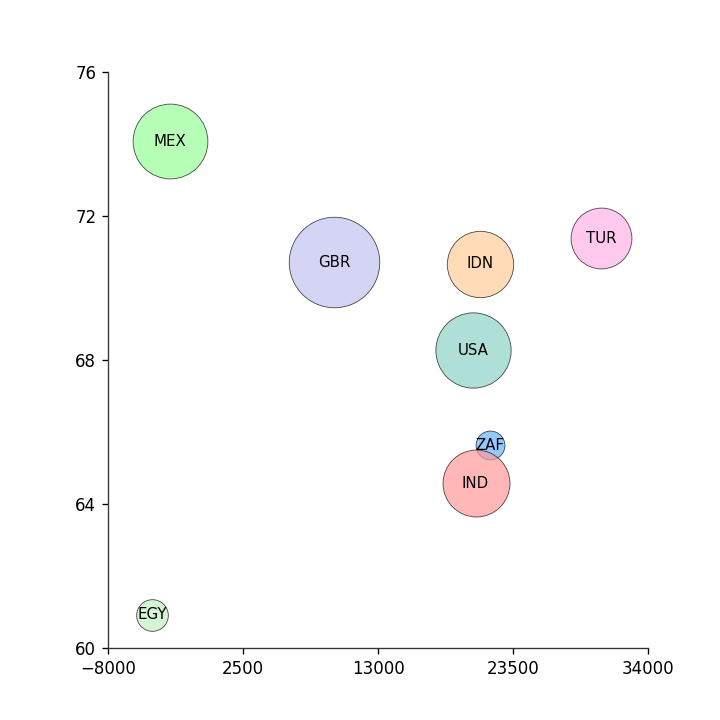
#> input picture backend/VisHintPrompt_datasets/bubble/bubble_002.png, 720 x 720 px; its folder holds only this picture in this run
$ python -i center_find.py   (imports and definitions only)
#> lines starting #> are read from the running program, lines starting #| are printed output that depends on the picture
### backend/Grid_generation/config.py
# config.py
import os

# # ===== 图像路径配置 =====
# IMG_PATHS = {
#     # 'graph_c1_no_grid_1.0': 'data/basic_images/rect/graph_c1_no_grid_1.0.png',
#     # 'graph_c2_no_grid_1.0': 'data/basic_images/rect/graph_c2_no_grid_1.0.png',
#     # 'graph_g1_no_grid_1.0': 'data/basic_images/rect/graph_g1_no_grid_1.0.png',
#     # 'graph_g2_no_grid_1.0': 'data/basic_images/rect/graph_g2_no_grid_1.0.png',
#     # 'graph_g3_no_grid_1.0': 'data/basic_images/rect/graph_g3_no_grid_1.0.png',
#     # 'graph1_no_grid_1.0': 'data/basic_images/rect/graph1_no_grid_1.0.png',
#     # 'graph2_no_grid_1.0': 'data/basic_images/rect/graph2_no_grid_1.0.png',
#     # 'graph3_no_grid_1.0': 'data/basic_images/rect/graph3_no_grid_1.0.png',
#     # 'graph4_no_grid_1.0': 'data/basic_images/rect/graph4_no_grid_1.0.png',
#     "bar_chart000": 'data/precision/bar/chart000.png',
#     "bar_chart001": 'data/precision/bar/chart001.png',
#     "bar_chart002": 'data/precision/bar/chart002.png',
#     "bar_chart003": 'data/precision/bar/chart003.png',
#     "bar_chart004": 'data/precision/bar/chart004.png',
#     "bubble_chart000": 'data/precision/bubble/chart000.png',
#     "bubble_chart001": 'data/precision/bubble/chart001.png',
#     "bubble_chart002": 'data/precision/bubble/chart002.png',
#     "bubble_chart003": 'data/precision/bubble/chart003.png',
#     "bubble_chart004": 'data/precision/bubble/chart004.png',
#     "line_chart000": 'data/precision/line/chart000.png',
#     "line_chart001": 'data/precision/line/chart001.png',
#     "line_chart002": 'data/precision/line/chart002.png',
#     "line_chart003": 'data/precision/line/chart003.png',
#     "line_chart004": 'data/precision/line/chart004.png',
#     "scatter_chart000": 'data/precision/scatter/chart000.png',
#     "scatter_chart001": 'data/precision/scatter/chart001.png',
#     "scatter_chart002": 'data/precision/scatter/chart002.png',
#     "scatter_chart003": 'data/precision/scatter/chart003.png',
#     "scatter_chart004": 'data/precision/scatter/chart004.png',
#     "stacked_bar_chart000": 'data/precision/stacked_bar/chart000.png',
#     "stacked_bar_chart001": 'data/precision/stacked_bar/chart001.png',
#     "stacked_bar_chart002": 'data/precision/stacked_bar/chart002.png',
#     "stacked_bar_chart003": 'data/precision/stacked_bar/chart003.png',
#     "stacked_bar_chart004": 'data/precision/stacked_bar/chart004.png'
#     # "chart4_no_grid": 'data/basic_images/rect/chart4_no_grid.png',
#     # 'chart5_no_grid': 'data/basic_images/rect/chart5_no_grid.png',
#     # 'graph6_no_grid': 'data/basic_images/rect/graph6_no_grid.png',
#     # 'graph8_no_grid': 'data/basic_images/rect/graph8_no_grid.png'
# }

# ===== 图像路径配置 =====
IMG_PATHS = {}

# 自动遍历 data/precision 下所有子目录
precision_root = './Grid_generation'
if os.path.exists(precision_root):
    chart_types = os.listdir(precision_root)

    for chart_type in chart_types:
        subdir = os.path.join(precision_root, chart_type)
        if not os.path.isdir(subdir):
            continue
        for fname in os.listdir(subdir):
            if fname.endswith(".png"):
                index = fname.replace(".png", "")  # chart000
                name = f"{chart_type}_chart{index[-3:]}"  # bar_chart000
                IMG_PATHS[name] = os.path.join(subdir, fname)
else:
    # 如果目录不存在，保持 IMG_PATHS 为空
    pass


# ===== 输出路径配置 =====
DEBUG_OUTPUT_ROOT = 'data/debug/'
DEBUG_OUTPUT_DIRS = {
    'detect_lines': 'data/debug/detect_lines/',
    'detect_ticks': 'data/debug/detect_ticks/',
    'filter_ticks': 'data/debug/filter_ticks/',
    'merge_lines': 'data/debug/merge_lines/',
    'infer_axes': 'data/debug/infer_axes/',
    'draw_grid_from_ticks': 'data/debug/draw_grid_from_ticks/',
    'recognize_tick_labels': 'data/debug/recognize_tick_labels/',
    'filter_ticks_with_labels': 'data/debug/filter_ticks_with_labels/',
    'postprocess': 'data/debug/postprocess/',
    'polar_coordinates_copy': 'data/debug/polar_coordinates_copy/',
    'correct_ticks': 'data/debug/correct_ticks/',
    'fit_ticks': 'data/debug/fit_ticks/',
    'center_find': 'data/debug/center_find/',
    'test': 'data/debug/test/',
    'extract_ticks_with_llm': 'data/debug/extract_ticks_with_llm/'
}

# ===== Gemini 大模型配置 =====
# ✅ 推荐在部署或生产环境用环境变量覆盖
import sys
from pathlib import Path

PROJECT_ROOT = Path(__file__).resolve().parents[2]
BACKEND_ROOT = Path(__file__).resolve().parents[1]
for _path in (PROJECT_ROOT, BACKEND_ROOT):
    if str(_path) not in sys.path:
        sys.path.insert(0, str(_path))

from model_api_config import get_api_key, get_chat_completion_url, get_model_name  # noqa: E402

GEMINI_API_KEY = get_api_key()
GEMINI_MODEL = get_model_name()
GEMINI_ENDPOINT = get_chat_completion_url()

# ===== 输出是否自动清空 =====
CLEAR_OUTPUT_BEFORE_RUN = {
    'detect_lines': True,
    'detect_ticks': True,
    'filter_ticks': True,
    'merge_lines': True,
    'infer_axes': True,
    'draw_grid_from_ticks': True,
    'recognize_tick_labels': True,
    'filter_ticks_with_labels': True,
    'postprocess': True,
    'polar_coordinates_copy': True,
    'correct_ticks': True,
    'fit_ticks': True,
    'center_find': True,
    'test': True,
    'extract_ticks_with_llm': True  # ✅ 新增模块
}

# ===== 网格绘制参数 =====
GRID_CONFIG = {
    'grid_color': (204, 204, 204),
    'grid_thickness': 1,
    'grid_line_type': 16,  # cv2.LINE_AA
    'show_result': False
}

### backend/Grid_generation/function_calling/circle/center_find.py
import cv2
import numpy as np
import os
from config import DEBUG_OUTPUT_DIRS, CLEAR_OUTPUT_BEFORE_RUN
import shutil

def find_center_by_hough_transform(image_path):
    """
    使用霍夫圆变换来寻找图表中心。
    适用于极坐标图、雷达图等有明显圆形的图表。
    """
    # 1. 读取图像
    image = cv2.imread(image_path)
#> image is the input picture: shape (720, 720, 3); mean B, G, R 250.7, 251, 250.9
    if image is None:
        print(f"错误: 无法读取图像 {image_path}")
        return image, None

    # 2. 预处理：转换为灰度图并进行高斯模糊以减少噪声
    gray = cv2.cvtColor(image, cv2.COLOR_BGR2GRAY)
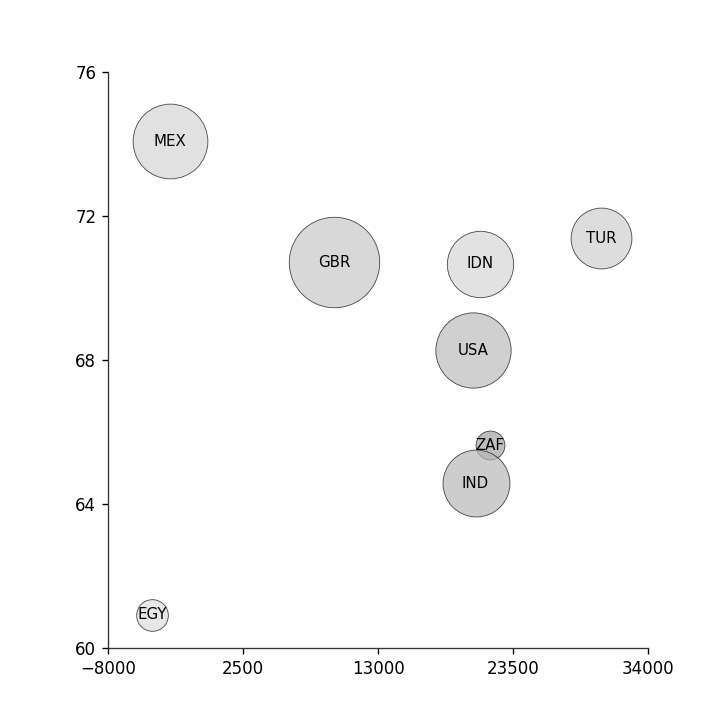
#> gray: shape (720, 720); min 0, max 255, mean 250.9
    blurred = cv2.GaussianBlur(gray, (9, 9), 2)
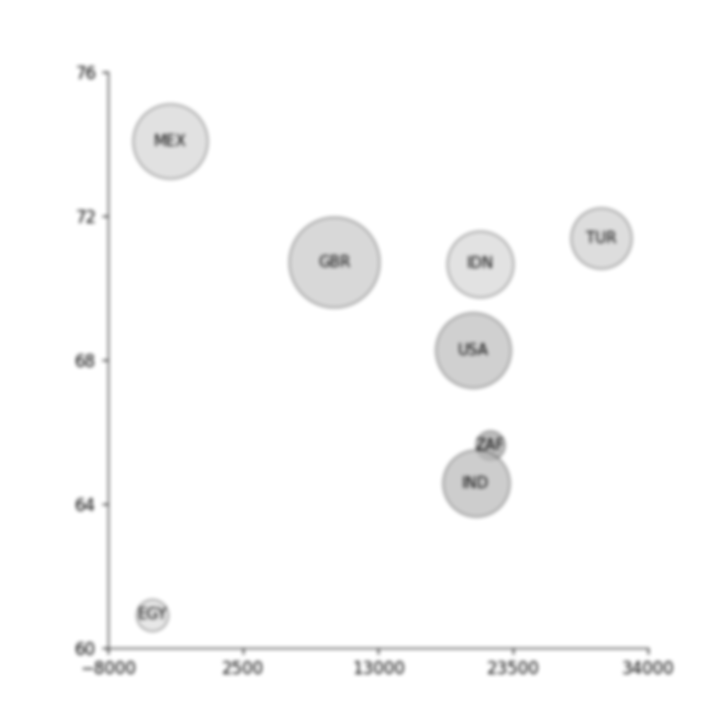
#> blurred: shape (720, 720); min 103, max 255, mean 250.9


    # 根据图像文件名确定参数以更好地调整
    # 这是一种启发式方法，在实际系统中，您可以使用更健壮的图像分析
    # 或用户输入/配置。

    min_dist_val = 100 # 默认值
    param1_val = 20  # 默认值
    param2_val = 30   # 默认值
    min_radius_val = 10 # 默认值
    max_radius_val = 300 # 默认值

    fname = os.path.basename(image_path)

    # [13 lines of commented-out code are left out]
    detected_circles = cv2.HoughCircles(blurred, cv2.HOUGH_GRADIENT, dp=1.2, minDist=min_dist_val,
                                         param1=param1_val, param2=param2_val,
                                         minRadius=min_radius_val, maxRadius=max_radius_val)
#> detected_circles = 15 rows, first 8: [334.2, 262.2, 47.2], [169.8, 141, 39.28], [475.8, 483, 30.16], [473.4, 349.8, 39.52], [600.6, 238.2, 26.8], [311.4, 480.6, 201.6], [234.6, 408.6, 241.2], [151.8, 615, 17.68]

    if detected_circles is not None:
        detected_circles = np.uint16(np.around(detected_circles))
#> detected_circles = 15 rows, first 8: [334, 262, 47], [170, 141, 39], [476, 483, 30], [473, 350, 40], [601, 238, 27], [311, 481, 202], [235, 409, 241], [152, 615, 18]
        # 只选取第一组检测到的圆
        first_circle = detected_circles[0, 0]
#> first_circle = [334, 262, 47]
        cx, cy, r = first_circle[0], first_circle[1], first_circle[2]
#> cx = 334; cy = 262; r = 47
        center_coordinates = (cx, cy)
#> center_coordinates = (334, 262)
        # 绘制该圆
        cv2.circle(image, center_coordinates, r, (0, 255, 0), 2)
        cv2.circle(image, center_coordinates, 2, (0, 0, 255), -1)
#> image: shape (720, 720, 3); mean B, G, R 250.2, 251, 250.5
        cv2.putText(image, f"Center: ({cx}, {cy})", (cx + 15, cy + 15),
                    cv2.FONT_HERSHEY_SIMPLEX, 0.6, (255, 0, 0), 2)
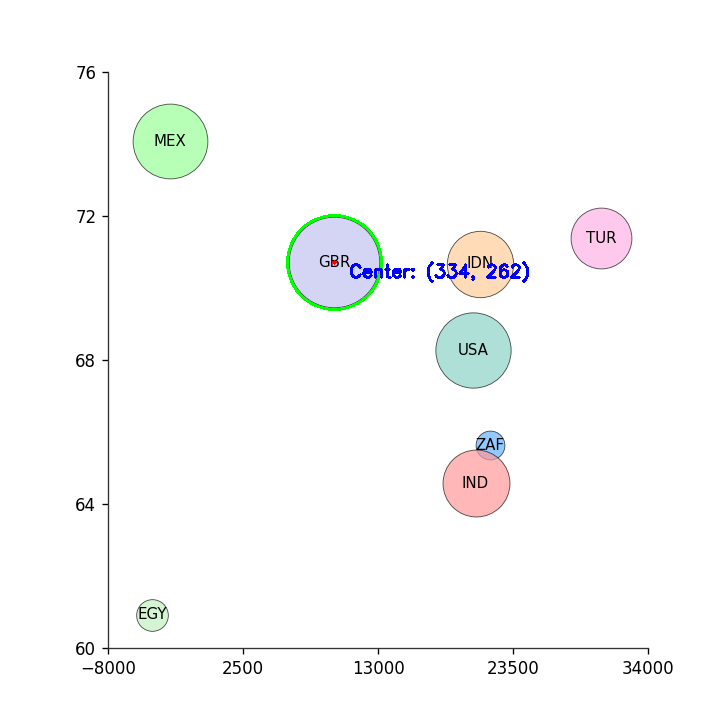
#> image: shape (720, 720, 3); mean B, G, R 250.3, 250.4, 249.9
        print(f"方法二 (霍夫变换) 第一组圆的中心点: {center_coordinates}")
#| 方法二 (霍夫变换) 第一组圆的中心点: (334, 262)
        return image, center_coordinates
    else:
        print("方法二 (霍夫变换) 失败: 未检测到任何圆形。")
        return image, None

# [20 lines not run here, left out]


#华东院 新华三

>>> result = find_center_by_hough_transform('../../../VisHintPrompt_datasets/bubble/bubble_002.png')
